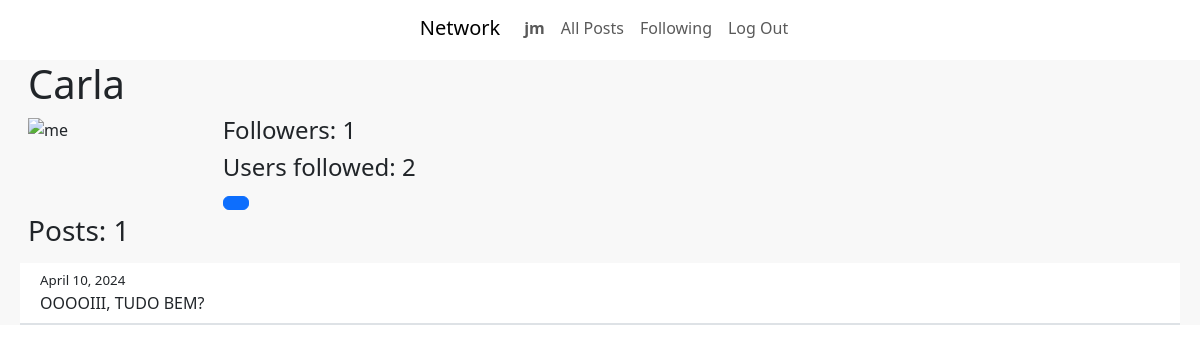
The app's page /Carla (signed in) with its own data.
### network/models.py (models this page shows, shortened)
class User(AbstractUser):
    follows = models.ManyToManyField('self', symmetrical=False, related_name='follower', blank=True)
    photo_url = models.URLField(default="https://cdn.pixabay.com/photo/2015/10/05/22/37/blank-profile-picture-973460_960_720.png")

class Post(models.Model):
    content = models.TextField(max_length= 500)
    creation_date = models.DateField(default=timezone.now().date())
    creation_time = models.TimeField(default=timezone.now().time())
    user = models.ForeignKey(User, on_delete=models.CASCADE, related_name="posts")

### network/views.py (the view)
# urls.py: path("<str:username>", views.profile, name="profile")
@login_required
def profile(request, username):
    current_user = request.user
    profile = User.objects.get(username=username)
    posts = Post.objects.filter(user=profile).order_by("-creation_date")
    posts_count = posts.count()
    follows_count = profile.follows.count()
    followers_count = profile.follower.count()
    photo_url = profile.photo_url
    return render(request, "network/profile.html", {
        "username":username,
        "posts": posts,
        "profile":profile,
        "user":current_user,
        "followers_count": followers_count,
        "follows_count": follows_count,
        "posts_count": posts_count,
        "photo_url": photo_url
    })

### network/templates/network/profile.html (shortened to what this page needs)
{% extends "network/layout.html" %}
{% block body %}
<div class="container-fluid">
    <div class="row m-1">
        <h1 id="user_profile">{{username}}</h1>
        <div class="col-2">
            <img class="img-fluid border-1" src="{{photo_url}}" alt="me">
        </div>
        <div class="col-4">
            <h4>Followers: {{followers_count}} </h4>
            <h4>Users followed: {{follows_count}}</h4>
        {% if username != user.username %}
            <button id="toggle_button" class="btn btn-primary"></button>
        {% endif %}
        </div>
            <h3>Posts: {{posts.count}}</h3>
    </div>
    {% for post in posts %}
        <div class="post-div row m-2 border-2 p-2 border-bottom">
            <span>
                <div class="post-date">{{post.creation_date}}</div>
                <span>{{post.content}}</span>
            </span>
        </div>
    {% endfor %}
</div>
{% endblock %}

### network/templates/network/layout.html (shortened to what this page needs)
{% load static %}
<!DOCTYPE html>
<html lang="en">
    <head>
        <link href="{% static 'network/node_modules/bootstrap/dist/css/bootstrap.min.css' %}" rel="stylesheet">
        <link href="https://cdn.jsdelivr.net/npm/bootstrap-icons/font/bootstrap-icons.css" rel="stylesheet">
        <link href="{% static 'network/styles.css' %}" rel="stylesheet">
    </head>
    <body>
        <nav class="navbar navbar-expand-lg justify-content-center">
            <a class="navbar-brand ms-3 " href="#">Network</a>
                <ul class="navbar-nav mr-auto">
                {% if user.is_authenticated %}
                    <li class="nav-item">
                        <a class="nav-link" href="{{user.username}}"><strong>{{ user.username }}</strong></a>
                    </li>
                {% endif %}
                <li class="nav-item">
                    <a class="nav-link" href="{% url 'index' %}">All Posts</a>
                </li>
                {% if user.is_authenticated %}
                    <li class="nav-item">
                        <a class="nav-link" href="{% url 'following' %}">Following</a>
                    </li>
                    <li class="nav-item">
                        <a class="nav-link" href="{% url 'logout' %}">Log Out</a>
                    </li>
                {% endif %}
                </ul>
            </nav>
        <div class="body">
            {% block body %}
            {% endblock %}
        </div>
    </body>
</html>

### network/static/network/styles.css (style rules this page uses)
div.post-div { background-color: white; }
div.container-fluid { background-color: rgb(248, 248, 248); }
.post-date { font-size: smaller; }

### records on screen
User: username "jm"
User: username "Carla"
Post: creation_date "April 10, 2024", content "OOOOIII, TUDO BEM?"

### other values on screen
{{ followers_count }} "1"
{{ follows_count }} "2"
{{ posts.count }} "1"
